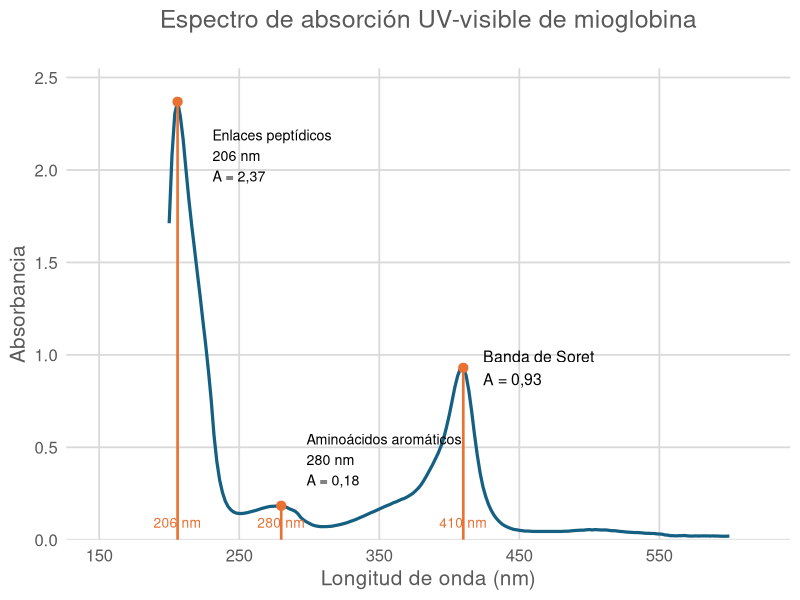
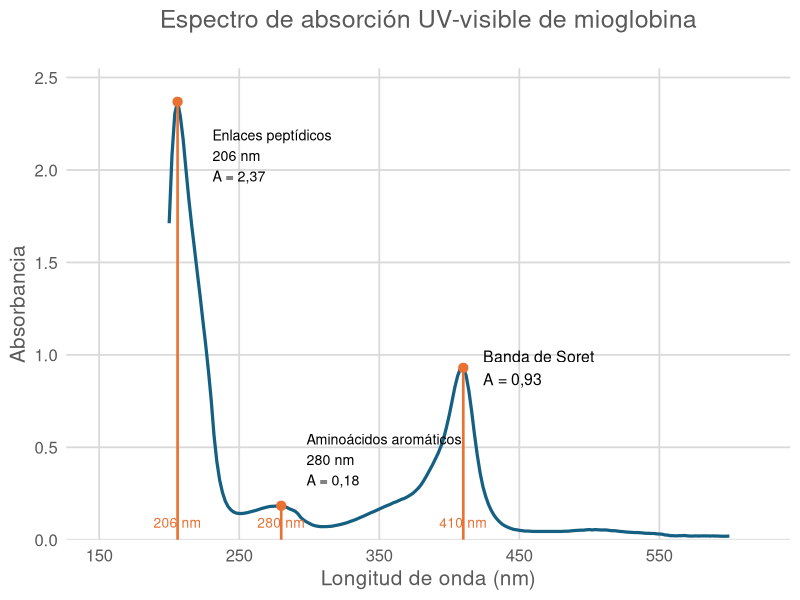

Recreate these plots in R, in order. (Note: this script raises an error after producing the figures.)
## ---- chunk 1
# setwd("./1_Espectrofotometria/")
fig_id <- 0
tbl_id <- 0
## ---- chunk 2
library(ggplot2)
library(readr)
library(dplyr)

# Load experimental data
df <- read_csv2(
  file.path("mioglobina.csv"),
  show_col_types = FALSE
)

names(df) <- c("wavelength", "absorbance")

# Ensure numeric values
df$wavelength <- as.numeric(df$wavelength)
df$absorbance <- as.numeric(df$absorbance)

# Find maximum absorbance in a wavelength interval
find_peak <- function(data, xmin, xmax) {
  region <- data %>%
    filter(
      wavelength >= xmin,
      wavelength <= xmax,
      !is.na(absorbance)
    )

  if (nrow(region) == 0) {
    stop(paste("No data between", xmin, "and", xmax, "nm"))
  }

  region %>%
    slice_max(absorbance, n = 1, with_ties = FALSE)
}

# Detect peaks
peptide_peak  <- find_peak(df, 190, 230)
aromatic_peak <- find_peak(df, 260, 300)
soret_peak    <- find_peak(df, 380, 430)

# Combine peak data
peaks <- bind_rows(
  mutate(peptide_peak, type = "Peptide"),
  mutate(aromatic_peak, type = "Aromatic"),
  mutate(soret_peak, type = "Soret")
)

print(peaks)

# Labels with decimal commas
format_abs <- function(x) {
  format(round(x, 2), nsmall = 2, decimal.mark = ",")
}

# Plot
p_mio_espectro <- ggplot(df, aes(x = wavelength, y = absorbance)) +

  # Experimental spectrum
  geom_line(
    color = "#156082",
    linewidth = 1.1
  ) +

  # Vertical reference lines (no point on X-axis)
  geom_segment(
    data = peaks,
    aes(
      x = wavelength,
      xend = wavelength,
      y = 0,
      yend = absorbance
    ),
    inherit.aes = FALSE,
    color = "#E97132",
    linewidth = 0.9
  ) +

  # Mark only the absorption maxima
  geom_point(
    data = peaks,
    aes(x = wavelength, y = absorbance),
    inherit.aes = FALSE,
    color = "#E97132",
    size = 2.8
  ) +

  # Peptide bond annotation
  annotate(
    "text",
    x = peptide_peak$wavelength + 25,
    y = peptide_peak$absorbance - 0.15,
    label = paste0(
      "Enlaces peptídicos\n",
      round(peptide_peak$wavelength), " nm\n",
      "A = ", format_abs(peptide_peak$absorbance)
    ),
    hjust = 0,
    vjust = 1,
    size = 3.6
  ) +

  # Aromatic amino acid annotation
  annotate(
    "text",
    x = aromatic_peak$wavelength + 18,
    y = aromatic_peak$absorbance + 0.25,
    label = paste0(
      "Aminoácidos aromáticos\n",
      round(aromatic_peak$wavelength), " nm\n",
      "A = ", format_abs(aromatic_peak$absorbance)
    ),
    hjust = 0,
    size = 3.6
  ) +

  # Soret peak absorbance
  annotate(
    "text",
    x = soret_peak$wavelength + 14,
    y = soret_peak$absorbance,
    label = paste0(
      "Banda de Soret\n",
      "A = ", format_abs(soret_peak$absorbance)
    ),
    hjust = 0,
    size = 4
  ) +

  # Wavelength labels at bottom, without orange points
  geom_text(
    data = peaks,
    aes(
      x = wavelength,
      y = 0,
      label = paste0(round(wavelength), " nm")
    ),
    inherit.aes = FALSE,
    vjust = -1.2,
    size = 3.5,
    color = "#E97132"
  ) +

  # Axes
  scale_x_continuous(
    limits = c(150, 620),
    breaks = seq(150, 600, 100),
    minor_breaks = seq(150, 620, 20)
  ) +

  scale_y_continuous(
    limits = c(0, 2.5),
    breaks = seq(0, 2.5, 0.5),
    expand = expansion(mult = c(0, 0.02))
  ) +

  labs(
    title = "Espectro de absorción UV-visible de mioglobina",
    x = "Longitud de onda (nm)",
    y = "Absorbancia"
  ) +

  theme_minimal(base_size = 14) +

  theme(
    plot.title = element_text(
      size = 18,
      hjust = 0.5,
      color = "#595959",
      margin = margin(b = 25)
    ),
    axis.title = element_text(
      size = 15,
      color = "#595959"
    ),
    axis.text = element_text(
      size = 12,
      color = "#595959"
    ),
    panel.grid.major = element_line(
      color = "#D9D9D9",
      linewidth = 0.6
    ),
    panel.grid.minor = element_blank(),
    panel.border = element_blank()
  )

print(p_mio_espectro)

ggsave(
  "mioglobina_espectro.png",
  plot = p_mio_espectro,
  width = 10,
  height = 6,
  dpi = 300,
  bg = "white"
)
## ---- chunk 3
fig_id <- fig_id + 1
## ---- chunk 4
knitr::include_graphics("mioglobina_espectro.png")
## ---- chunk 5
library(ggplot2)
library(readr)
library(dplyr)

# 1 = Tubo
# 5 = Concentración
# 6 = Absorbancia medida

df <- read_csv2(
  file.path("mioglobina_data_experimental.csv"),
  show_col_types = FALSE
)

data_mio <- df %>%
  transmute(
    tubo = as.integer(.data[[names(df)[1]]]),
    concentracion = as.numeric(.data[[names(df)[5]]]),
    absorbancia = as.numeric(.data[[names(df)[6]]])
  ) %>%
  filter(tubo >= 1, tubo <= 7) %>%
  arrange(tubo)

modelo <- lm(
  absorbancia ~ concentracion,
  data = data_mio
)

pendiente <- unname(coef(modelo)[2])
intercepto <- unname(coef(modelo)[1])
r2 <- summary(modelo)$r.squared

fmt <- function(x, n = 3) {
  formatC(
    x,
    format = "f",
    digits = n,
    decimal.mark = ","
  )
}

signo <- ifelse(intercepto >= 0, " + ", " - ")

ecuacion <- paste0(
  "A = ", fmt(pendiente, 3), " . C",
  signo, fmt(abs(intercepto), 4),
  "\nR² = ", fmt(r2, 4)
)

print(summary(modelo))
cat(ecuacion, "\n")

data_mio

p_mio <- ggplot(
  data_mio,
  aes(x = concentracion, y = absorbancia)
) +

  geom_line(
    aes(color = "Datos experimentales"),
    linewidth = 0.9
  ) +

  geom_point(
    aes(color = "Datos experimentales"),
    size = 3
  ) +

  geom_smooth(
    aes(color = "Regresión lineal"),
    method = "lm",
    formula = y ~ x,
    se = FALSE,
    linewidth = 1,
    linetype = "dashed"
  ) +

  scale_color_manual(
    name = NULL,
    values = c(
      "Datos experimentales" = "#E97132",
      "Regresión lineal" = "#156082"
    ),
    breaks = c(
      "Datos experimentales",
      "Regresión lineal"
    ),
    guide = guide_legend(
      override.aes = list(
        linetype = c("solid", "dashed"),
        shape = c(16, NA)
      )
    )
  ) +

  geom_text(
    aes(label = tubo),
    nudge_y = 0.05,
    size = 4.5,
    color = "#E97132"
  ) +

  annotate(
    "text",
    x = 0.003,
    y = 1.05,
    label = ecuacion,
    hjust = 0,
    vjust = 1,
    size = 4.5,
    color = "#333333"
  ) +

  scale_x_continuous(
    breaks = seq(0, 0.12, 0.01),
    labels = function(x) fmt(x, 3),
    expand = expansion(mult = c(0, 0.03))
  ) +

  scale_y_continuous(
    breaks = seq(0, 1.2, 0.2),
    labels = function(y) fmt(y, 1),
    expand = expansion(mult = c(0, 0))
  ) +

  coord_cartesian(
    xlim = c(-0.005, 0.12),
    ylim = c(-0.08, 1.24),
    clip = "off"
  ) +

  labs(
    title = "Recta patrón de mioglobina",
    subtitle = "Absorbancia en función de la concentración",
    x = "Concentración (mg/ml)",
    y = "Absorbancia",
  ) +

  # Estilo
  theme_minimal(base_size = 14) +

  theme(
    plot.title = element_text(
      size = 18,
      hjust = 0.5,
      color = "#595959"
    ),
    plot.subtitle = element_text(
      hjust = 0.5,
      color = "#777777"
    ),
    axis.title = element_text(
      size = 14,
      color = "#595959"
    ),
    axis.text = element_text(
      size = 12,
      color = "#595959"
    ),
    panel.grid.major = element_line(
      color = "#D9D9D9",
      linewidth = 0.5
    ),
    panel.grid.minor = element_blank(),
    plot.caption = element_text(
      size = 10,
      hjust = 0.5
    ),
    legend.position = "bottom",
    legend.title = element_blank(),
    legend.text = element_text(size = 11),
    legend.key.width = grid::unit(1.2, "cm")
  )

p_mio

ggsave(
  "recta_patron_mioglobina.png",
  plot = p_mio,
  width = 10,
  height = 6,
  dpi = 300,
  bg = "white"
)
## ---- chunk 6
tbl_id <- tbl_id + 1
knitr::kable(
  df,
  caption = paste0('Tabla ', tbl_id, ': Datos medidos experimentalmente.'),
  digits = 3,
  align = "c",
  row.names = FALSE
)
## ---- chunk 7
fig_id <- fig_id + 1
## ---- chunk 8
knitr::include_graphics("recta_patron_mioglobina.png")
## ---- chunk 9
epsilon <- 150300   # L mol-1 cm-1
teorico <- 157000   # L mol-1 cm-1
PM <- 17000         # g/mol
l <- 1              # cm

data_mio_todo <- df %>%
  transmute(
    tubo = as.integer(.data[[names(df)[1]]]),
    concentracion = as.numeric(.data[[names(df)[5]]]),
    absorbancia = as.numeric(.data[[names(df)[6]]])
  ) %>%
  filter(tubo >= 1, tubo <= 10) %>%
  arrange(tubo)

# Calcular absorbancias esperadas
tabla_abs <- data_mio_todo %>%
  mutate(
    concentracion_molar = concentracion / PM,
    absorbancia_esperada = epsilon * concentracion_molar * l,
    absorbancia_esperada_teorica = teorico * concentracion_molar * l,
    diferencia = as.integer(((absorbancia - absorbancia_esperada)/absorbancia_esperada)*10000)/100
  ) %>%
  select(
    tubo,
    concentracion,
    absorbancia,
    absorbancia_esperada,
    absorbancia_esperada_teorica,
    diferencia
  )

tbl_id <- tbl_id + 1
knitr::kable(
  tabla_abs,
  col.names = c(
    "Tubo",
    "Concentración (mg/mL)",
    "Absorbancia medida",
    "Absorbancia esperada lineal",
    "Absorbancia esperada teorica (usando epsilon = 157000)",
    "Diferencia en % (medida - esperada lineal)"
  ),
  digits = 4,
  align = "c",
  row.names = FALSE,
  caption = paste0('Tabla ', tbl_id, ': Comparación entre las absorbancias experimentales y las calculadas mediante la ley de Lambert-Beer.'),
)
## ---- chunk 10
library(ggplot2)
library(readr)
library(dplyr)

adn <- read_csv2(
  file.path("adn.csv"),
  show_col_types = FALSE
)

names(adn) <- c("wavelength", "absorbance")

adn$wavelength <- as.numeric(adn$wavelength)
adn$absorbance <- as.numeric(adn$absorbance)

region <- adn %>%
  filter(
    wavelength >= 240,
    wavelength <= 280,
    !is.na(absorbance)
  )

stopifnot(nrow(region) > 0)

peak <- region %>%
  slice_max(absorbance, n = 1, with_ties = FALSE)

print(peak)

p_adn <- ggplot(
  adn,
  aes(x = wavelength, y = absorbance)
) +

  geom_line(
    color = "#156082",
    linewidth = 1.1
  ) +

  geom_segment(
    data = peak,
    aes(
      x = wavelength,
      xend = wavelength,
      y = 0,
      yend = absorbance
    ),
    inherit.aes = FALSE,
    color = "#E97132",
    linewidth = 1
  ) +

  # Point only at the maximum
  geom_point(
    data = peak,
    aes(x = wavelength, y = absorbance),
    inherit.aes = FALSE,
    color = "#E97132",
    size = 3
  ) +

  # Absorbance annotation
  annotate(
    "text",
    x = peak$wavelength + 15,
    y = peak$absorbance,
    label = paste0(
      "Bases nitrogenadas\n",
      "A = ",
      format(
        round(peak$absorbance, 2),
        decimal.mark = ",",
        nsmall = 2
      )
    ),
    hjust = 0,
    size = 4
  ) +

  # Wavelength label near X-axis
  annotate(
    "text",
    x = peak$wavelength,
    y = 0,
    label = paste0(
      round(peak$wavelength),
      " nm"
    ),
    vjust = -1.3,
    color = "#E97132",
    size = 3.5
  ) +

  # Axes
  scale_x_continuous(
    breaks = seq(200, 700, 50),
    minor_breaks = seq(200, 700, 10)
  ) +

  scale_y_continuous(
    breaks = scales::breaks_pretty(n = 6),
    expand = expansion(mult = c(0, 0.05))
  ) +

  coord_cartesian(ylim = c(
    0,
    max(adn$absorbance, na.rm = TRUE) * 1.15
  )) +

  labs(
    title = "Espectro de absorción UV-visible del ADN",
    x = "Longitud de onda (nm)",
    y = "Absorbancia"
  ) +

  theme_minimal(base_size = 14) +

  theme(
    plot.title = element_text(
      size = 18,
      hjust = 0.5,
      color = "#595959",
      margin = margin(b = 25)
    ),
    axis.title = element_text(
      size = 15,
      color = "#595959"
    ),
    axis.text = element_text(
      size = 12,
      color = "#595959"
    ),
    panel.grid.major = element_line(
      color = "#D9D9D9",
      linewidth = 0.6
    ),
    panel.grid.minor = element_blank(),
    panel.border = element_blank()
  )

ggsave(
 file.path("adn_espectro.png"),
 plot = p_adn,
 width = 8,
 height = 4,
 dpi = 300
)
## ---- chunk 11
fig_id <- fig_id + 1
## ---- chunk 12
knitr::include_graphics("adn_espectro.png")
## ---- chunk 13
library(ggplot2)
library(readr)
library(dplyr)

# 1 = Tubo
# 5 = Concentración
# 6 = Absorbancia medida

df <- read_csv2(
  file.path("adn_data_experimental.csv"),
  show_col_types = FALSE
)

data_mio <- df %>%
  transmute(
    tubo = as.integer(.data[[names(df)[1]]]),
    concentracion = as.numeric(.data[[names(df)[5]]]),
    absorbancia = as.numeric(.data[[names(df)[6]]])
  ) %>%
  filter(tubo >= 1, tubo <= 7) %>%
  arrange(tubo)

modelo <- lm(
  absorbancia ~ concentracion,
  data = data_mio
)

pendiente <- unname(coef(modelo)[2])
intercepto <- unname(coef(modelo)[1])
r2 <- summary(modelo)$r.squared

fmt <- function(x, n = 3) {
  formatC(
    x,
    format = "f",
    digits = n,
    decimal.mark = ","
  )
}

signo <- ifelse(intercepto >= 0, " + ", " - ")

ecuacion <- paste0(
  "A = ", fmt(pendiente, 3), " . C",
  signo, fmt(abs(intercepto), 4),
  "\nR² = ", fmt(r2, 4)
)

print(summary(modelo))
cat(ecuacion, "\n")

data_mio

p_mio <- ggplot(
  data_mio,
  aes(x = concentracion, y = absorbancia)
) +

  geom_line(
    aes(color = "Datos experimentales"),
    linewidth = 0.9
  ) +

  geom_point(
    aes(color = "Datos experimentales"),
    size = 3
  ) +

  geom_smooth(
    aes(color = "Regresión lineal"),
    method = "lm",
    formula = y ~ x,
    se = FALSE,
    linewidth = 1,
    linetype = "dashed"
  ) +

  scale_color_manual(
    name = NULL,
    values = c(
      "Datos experimentales" = "#E97132",
      "Regresión lineal" = "#156082"
    ),
    breaks = c(
      "Datos experimentales",
      "Regresión lineal"
    ),
    guide = guide_legend(
      override.aes = list(
        linetype = c("solid", "dashed"),
        shape = c(16, NA)
      )
    )
  ) +

  geom_text(
    aes(label = tubo),
    nudge_y = 0.025,
    size = 4.5,
    color = "#E97132"
  ) +

  annotate(
    "text",
    x = 0.001,
    y = 0.61,
    label = ecuacion,
    hjust = 0,
    vjust = 1,
    size = 4.5,
    color = "#333333"
  ) +

  scale_x_continuous(
    breaks = seq(0, 0.12, 0.0025),
    labels = function(x) fmt(x, 3),
    expand = expansion(mult = c(0, 0.03))
  ) +

  scale_y_continuous(
    breaks = seq(0, 0.6, 0.05),
    labels = function(y) fmt(y, 1),
    expand = expansion(mult = c(0, 0))
  ) +

    
  coord_cartesian(
    xlim = c(-0.0005, 0.03),
    ylim = c(-0.005, 0.65),
    clip = "off"
  ) +

  labs(
    title = "Recta patrón de ADN",
    subtitle = "Absorbancia en función de la concentración",
    x = "Concentración (mg/ml)",
    y = "Absorbancia",
  ) +

  # Estilo
  theme_minimal(base_size = 14) +

  theme(
    plot.title = element_text(
      size = 18,
      hjust = 0.5,
      color = "#595959"
    ),
    plot.subtitle = element_text(
      hjust = 0.5,
      color = "#777777"
    ),
    axis.title = element_text(
      size = 14,
      color = "#595959"
    ),
    axis.text = element_text(
      size = 12,
      color = "#595959"
    ),
    panel.grid.major = element_line(
      color = "#D9D9D9",
      linewidth = 0.5
    ),
    panel.grid.minor = element_blank(),
    plot.caption = element_text(
      size = 10,
      hjust = 0.5
    ),
    legend.position = "bottom",
    legend.title = element_blank(),
    legend.text = element_text(size = 11),
    legend.key.width = grid::unit(1.2, "cm")
  )

p_mio

ggsave(
  "recta_patron_adn.png",
  plot = p_mio,
  width = 10,
  height = 6,
  dpi = 300,
  bg = "white"
)
## ---- chunk 14
tbl_id <- tbl_id + 1
knitr::kable(
  df,
  caption = paste0('Tabla ', tbl_id, ': Datos medidos experimentalmente.'),
  digits = 3,
  align = "c",
  row.names = FALSE
)
## ---- chunk 15
fig_id <- fig_id + 1
## ---- chunk 16
knitr::include_graphics("recta_patron_adn.png")
## ---- chunk 17
epsilon <- 12876    # L mol-1 cm-1
PM <- 660           # g/mol
l <- 1              # cm

data_mio_todo <- df %>%
  transmute(
    tubo = as.integer(.data[[names(df)[1]]]),
    concentracion = as.numeric(.data[[names(df)[5]]]),
    absorbancia = as.numeric(.data[[names(df)[6]]])
  ) %>%
  filter(tubo >= 1, tubo <= 10) %>%
  arrange(tubo)

# Calcular absorbancias esperadas
tabla_abs <- data_mio_todo %>%
  mutate(
    concentracion_molar = concentracion / PM,
    absorbancia_esperada = epsilon * concentracion_molar * l,
    diferencia = as.integer(((absorbancia - absorbancia_esperada)/absorbancia_esperada)*10000)/100
  ) %>%
  select(
    tubo,
    concentracion,
    absorbancia,
    absorbancia_esperada,
    diferencia
  )

tbl_id <- tbl_id + 1
knitr::kable(
  tabla_abs,
  col.names = c(
    "Tubo",
    "Concentración (mg/mL)",
    "Absorbancia medida",
    "Absorbancia esperada lineal",
    "Diferencia en % (medida - esperada lineal)"
  ),
  digits = 4,
  align = "c",
  row.names = FALSE,
  caption = paste0('Tabla ', tbl_id, ': Comparación entre las absorbancias de ADN experimentales y las calculadas mediante la ley de Lambert-Beer.'),
)
